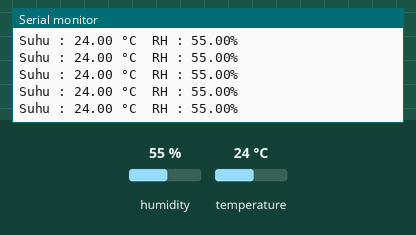
A sketch run on a simulated ESP8266 (NodeMCU). Parts: the last lines printed to the serial monitor. The inputs (shaded band) are chosen by the test bench; at power-on: temperature 24 °C, humidity 55 %. WiFi joins after 1.5 s; servers stay silent unless stated.

Above: at 31.4 s.
31.5 s: temperature set to 28 °C
At 36.2 s:
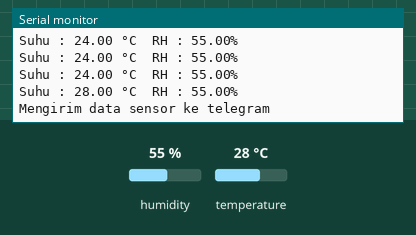
37.2 s: temperature set to 25 °C
At 41.38 s:
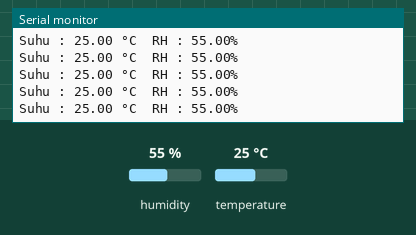
Timing chart, 0 to 42.9 s (numbered marks = the images above; inputs shaded):
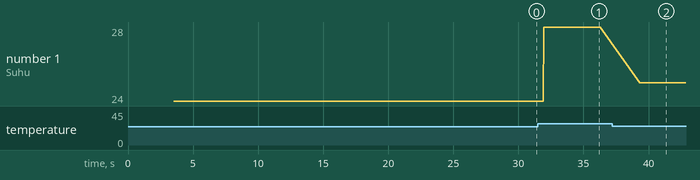

Measured:
- the behaviour switches between 27 and 26 °C on temperature (found by bisection; images 1 and 2)
- after the input at 31.5 s, the serial monitor: prints a new line after 0.46 s (image 1)
- after the input at 37.2 s, the serial monitor: prints a new line after 2.1 s (image 2)
- plotted number 1: 24 → 28 after the input at 31.5 s, 28 → 25 after the input at 37.2 s

The sketch:

Notif_Telegram.ino
```cpp
//library ESP8266
#include <ESP8266WiFi.h>
#include <WiFiClientSecure.h>

//library telegram
#include <UniversalTelegramBot.h>
#define BOTtoken "1422959392:AAFA2xAGyR1eM1tvq3hzX5zazeWMkJGXgAc" //token bot telegram
#define idChat "326286458" //idbot

//library dht
#include "DHT.h"
#define DHTPIN 2 //GPIO D4
#define DHTTYPE DHT11
DHT dht(DHTPIN, DHTTYPE);

char ssid[] = "HUAWEI"; //nama wifi
char password[] = "pastibisa"; //password wifi

WiFiClientSecure client;
UniversalTelegramBot bot(BOTtoken, client);

unsigned long interval = 30000; // time to wait 1 minute
unsigned long previousMillis = 0; // millis() returns an unsigned long.

void setup() {
    Serial.begin(9600);
    Serial.print("Connecting WiFi: ");
    Serial.println(ssid);
    WiFi.mode(WIFI_STA);
    WiFi.begin(ssid, password);
    while (WiFi.status() != WL_CONNECTED) {
        Serial.print(".");
        delay(500);
    }
    Serial.println("");
    Serial.println("WiFi connected");
    client.setInsecure();
    Serial.print("IP address: ");
    Serial.println(WiFi.localIP());
    dht.begin();
    delay(2000);
}

void loop() {
    float t = dht.readTemperature();
    float h = dht.readHumidity();
    Serial.print("Suhu : ");
    Serial.print(t);
    Serial.print(" °C\t");
    Serial.print("RH : ");
    Serial.print(h);
    Serial.println("%");

    if (t >= 27.00) {
        unsigned long currentMillis = millis(); // grab current time
        bot.sendChatAction(idChat, "Sedang mengetik...");
        delay(2000);
        String suhu = "Suhu sekarang : ";
        suhu += float(t);
        suhu += " °C\t";
        suhu += "RH : ";
        suhu += float(h);
        suhu += "%\n";
        suhu += "Suhu Over!\n";
        delay(1000);
        if ((unsigned long)(currentMillis - previousMillis) >= interval) {
            bot.sendMessage(idChat, suhu, "");
            delay(500);
            Serial.println("Mengirim data sensor ke telegram");
            // save the "current" time
            previousMillis = millis();
            delay(500);
        }
    }
}
```
